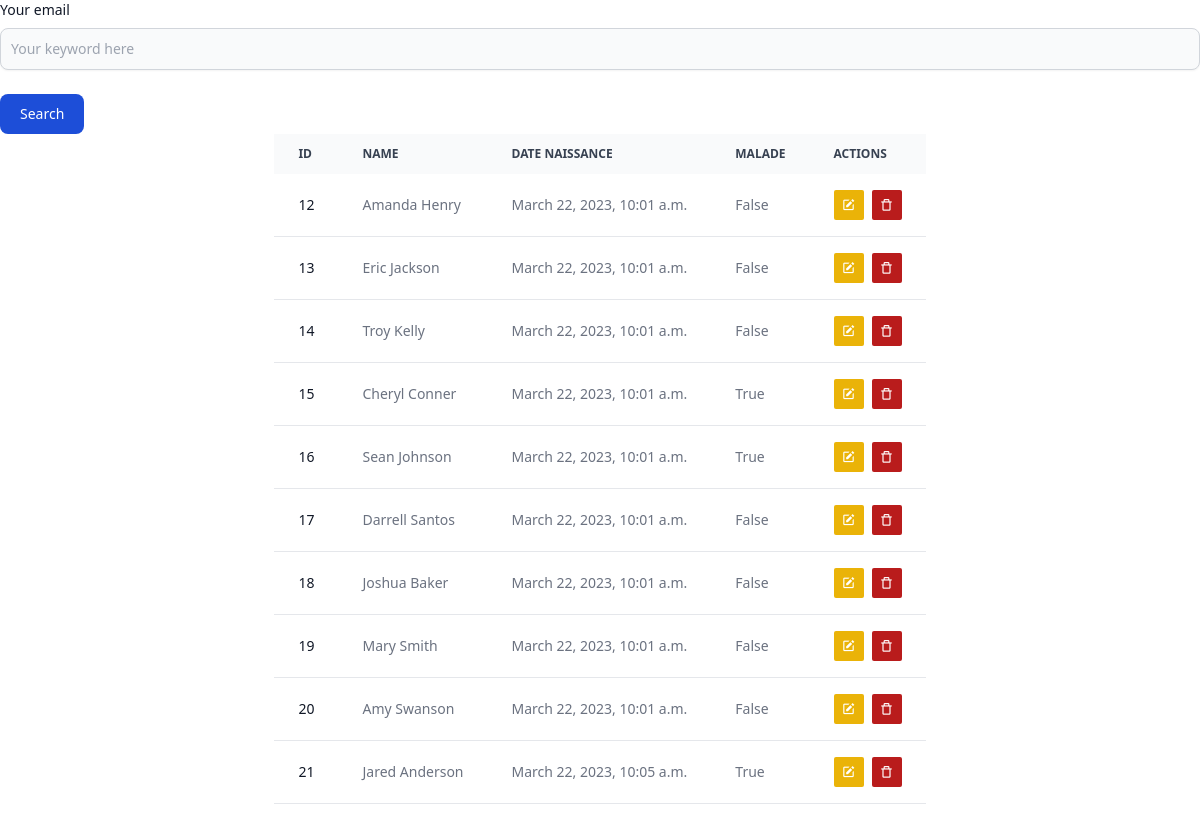
The app's page /hospital/?page=2 with its own data.
### hospital/models.py (models this page shows, shortened)
class Patient(models.Model):
    nom = models.CharField(max_length=100)
    date = models.DateTimeField(auto_now_add=True)
    malade = models.BooleanField(default=False)

### hospital/views.py (the view)
# urls.py: path('', patient_list, name='patient_list'),
def patient_list(request):
    data = Patient.objects.all()
    paginator = Paginator(data,10)
    page = request.GET.get('page',1)
    try:
        patients = paginator.page(page)
    except PageNotAnInteger:
        patients = paginator.page(1)
    except EmptyPage:
        patients = paginator.page(paginator.num_pages)
    return render(request, 'patients_list.html', {'patients': patients})

### hospital/templates/patients_list.html (shortened to what this page needs)
<!DOCTYPE html>
<html lang="en">
<head>
    <script src="https://cdn.tailwindcss.com"></script>
    <link href='https://unpkg.com/boxicons@2.1.4/css/boxicons.min.css' rel='stylesheet'>
</head>
<body>
<form action="{% url 'search' %}">
  <div class="mb-6">
    <label for="email" class="block mb-2 text-sm font-medium text-gray-900 dark:text-white">Your email</label>
    <input type="text" id="email" name="kw" class="shadow-sm bg-gray-50 border border-gray-300 text-gray-900 text-sm rounded-lg focus:ring-blue-500 focus:border-blue-500 block w-full p-2.5 dark:bg-gray-700 dark:border-gray-600 dark:placeholder-gray-400 dark:text-white dark:focus:ring-blue-500 dark:focus:border-blue-500 dark:shadow-sm-light" placeholder="Your keyword here">
  </div>
  <button type="submit" class="text-white bg-blue-700 hover:bg-blue-800 focus:ring-4 focus:outline-none focus:ring-blue-300 font-medium rounded-lg text-sm px-5 py-2.5 text-center dark:bg-blue-600 dark:hover:bg-blue-700 dark:focus:ring-blue-800">Search</button>
</form>
<div class="flex items-center justify-center ">
    <div class="relative overflow-x-auto  h-screen ">
        <table class="w-full text-sm text-left text-gray-500 dark:text-gray-400">
            <thead class="text-xs text-gray-700 uppercase bg-gray-50 dark:bg-gray-700 dark:text-gray-400">
                <tr>
                    <th scope="col" class="px-6 py-3">
                        Id
                    </th>
                    <th scope="col" class="px-6 py-3">
                        Name
                    </th>
                    <th scope="col" class="px-6 py-3">
                        Date Naissance
                    </th>
                    <th scope="col" class="px-6 py-3">
                        Malade
                    </th>
                    <th scope="col" class="px-6 py-3">
                        Actions
                    </th>
                </tr>
            </thead>
            <tbody>
                {% for patient in patients %}
                <tr class="bg-white border-b dark:bg-gray-800 dark:border-gray-700">
                    <th scope="row" class="px-6 py-4 font-medium text-gray-900 whitespace-nowrap dark:text-white">
                        {{patient.id}}
                    </th>
                    <td class="px-6 py-4">
                        {{patient.nom}}
                    </td>
                    <td class="px-6 py-4">
                        {{patient.date}}
                    </td>
                    <td class="px-6 py-4">
                        {{patient.malade}}
                    </td>
                    <td class="px-6 py-4 flex items-center space-x-2">
                        <i class='bx bxs-edit text-white p-2 bg-yellow-500 rounded-sm'></i>
                        <form method="post" action="{% url 'delete_patient' patient.pk %}">
                             <button type="submit">
                                <i class='bx bx-trash-alt text-white p-2 bg-red-700 rounded-sm'></i>
                            </button>
                        </form>
                    </td>
                </tr>
                {% endfor %}
            </tbody>
        </table>
    </div>
</div>
</body>
</html>

### records on screen
Patient: id "12", nom "Amanda Henry", date "March 22, 2023, 10:01 a.m.", malade "False"
Patient: id "13", nom "Eric Jackson", date "March 22, 2023, 10:01 a.m.", malade "False"
Patient: id "14", nom "Troy Kelly", date "March 22, 2023, 10:01 a.m.", malade "False"
Patient: id "15", nom "Cheryl Conner", date "March 22, 2023, 10:01 a.m.", malade "True"
Patient: id "16", nom "Sean Johnson", date "March 22, 2023, 10:01 a.m.", malade "True"
Patient: id "17", nom "Darrell Santos", date "March 22, 2023, 10:01 a.m.", malade "False"
Patient: id "18", nom "Joshua Baker", date "March 22, 2023, 10:01 a.m.", malade "False"
Patient: id "19", nom "Mary Smith", date "March 22, 2023, 10:01 a.m.", malade "False"
Patient: id "20", nom "Amy Swanson", date "March 22, 2023, 10:01 a.m.", malade "False"
Patient: id "21", nom "Jared Anderson", date "March 22, 2023, 10:05 a.m.", malade "True"
